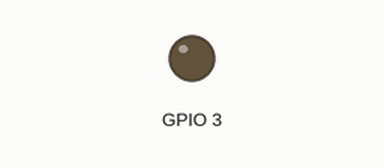
Recording of a sketch running on a simulated ESP32. Shown: output pins drawn as LEDs (lit = HIGH). Storage starts empty; the camera gives no picture; what the sketch prints to the serial monitor is not drawn. At 3.4 s the program puts the board to deep sleep or switches it off; the recording ends there.

Above: at 0.0 s.
Timing chart, 0 to 3.4 s (numbered marks = the images above):
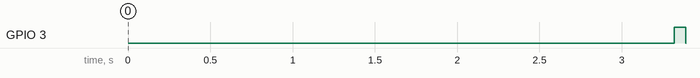

Measured:
- by itself, GPIO 3: LOW → HIGH at 3.3 s, → LOW 0.07 s later

The sketch:

6_9.ino
```cpp
#include "esp_camera.h"
#include "FS.h"
#include "SD.h"
#include "driver/rtc_io.h"
#include "esp_sleep.h"

//#define GC2145  //Please turn on this macro for the GC2145 camera variant.

#define SD_CARD_CS   10

#define PWDN_GPIO_NUM     -1
#define RESET_GPIO_NUM    -1
#define XCLK_GPIO_NUM     5
#define Y9_GPIO_NUM       4
#define Y8_GPIO_NUM       6
#define Y7_GPIO_NUM       7
#define Y6_GPIO_NUM       14
#define Y5_GPIO_NUM       17
#define Y4_GPIO_NUM       21
#define Y3_GPIO_NUM       18
#define Y2_GPIO_NUM       16
#define VSYNC_GPIO_NUM    1
#define HREF_GPIO_NUM     2
#define PCLK_GPIO_NUM     15
#define SIOD_GPIO_NUM  8
#define SIOC_GPIO_NUM  9

#define TIME_TO_SLEEP  25 // Shooting interval time (S)
#define uS_TO_S_FACTOR 1000000ULL
#define SLEEP_DURATION (TIME_TO_SLEEP * uS_TO_S_FACTOR)

RTC_DATA_ATTR int photo_count = 0; // Use RTC memory to save counts (lost in case of power failure)

bool initCamera() {
  camera_config_t config;
  config.ledc_channel = LEDC_CHANNEL_0;
  config.ledc_timer   = LEDC_TIMER_0;
  config.pin_d0       = Y2_GPIO_NUM;
  config.pin_d1       = Y3_GPIO_NUM;
  config.pin_d2       = Y4_GPIO_NUM;
  config.pin_d3       = Y5_GPIO_NUM;
  config.pin_d4       = Y6_GPIO_NUM;
  config.pin_d5       = Y7_GPIO_NUM;
  config.pin_d6       = Y8_GPIO_NUM;
  config.pin_d7       = Y9_GPIO_NUM;
  config.pin_xclk     = XCLK_GPIO_NUM;
  config.pin_pclk     = PCLK_GPIO_NUM;
  config.pin_vsync    = VSYNC_GPIO_NUM;
  config.pin_href     = HREF_GPIO_NUM;
  config.pin_sscb_sda = SIOD_GPIO_NUM;
  config.pin_sscb_scl = SIOC_GPIO_NUM;
  config.pin_pwdn     = PWDN_GPIO_NUM;
  config.pin_reset    = RESET_GPIO_NUM;
  config.xclk_freq_hz = 20000000;
  #ifdef GC2145
    config.pixel_format = PIXFORMAT_RGB565;
  #else
    config.pixel_format = PIXFORMAT_JPEG;  // for streaming
  #endif
  //config.pixel_format = PIXFORMAT_RGB565; // for face detection/recognition
  config.frame_size = FRAMESIZE_UXGA;
  config.fb_location = CAMERA_FB_IN_PSRAM;
  config.jpeg_quality = 10;
  config.fb_count = 2;
  config.grab_mode = CAMERA_GRAB_LATEST;

  esp_err_t err = esp_camera_init(&config);

  sensor_t *s = esp_camera_sensor_get();
  // initial sensors are flipped vertically and colors are a bit saturated
  if (s->id.PID == OV3660_PID) {
    s->set_vflip(s, 1);        // flip it back
    s->set_brightness(s, 1);   // up the brightness just a bit
    s->set_saturation(s, -2);  // lower the saturation
  }

  return err == ESP_OK;
}

bool initSDCard() {
  if (!SD.begin(SD_CARD_CS)) {
    return false;
  }
  uint8_t cardType = SD.cardType();
  return cardType != CARD_NONE;
}

void takePhotoAndSave() {
  camera_fb_t * fb = esp_camera_fb_get();
  if (!fb) {
    Serial.println("Failed to obtain the image.");
    return;
  }

  String path = "/photo_" + String(photo_count) + ".jpg";
  fs::FS &fs = SD;
  File file = fs.open(path.c_str(), FILE_WRITE);
  if (!file) {
    Serial.println("Save failed");
  } else {
    file.write(fb->buf, fb->len);
    Serial.println("Photo saving path: " + path);
  }
  file.close();
  esp_camera_fb_return(fb);

  photo_count++; // The number of the next picture
}

void setup() {
  Serial.begin(115200);
  delay(3000); // Give the serial port some startup time

  if (!initCamera()) {
    Serial.println("The camera initialization failed.");
    return;
  }

  if (!initSDCard()) {
    Serial.println("The initialization of the SD card failed.");
    return;
  }
  pinMode(3,OUTPUT);
  digitalWrite(3,HIGH);
  takePhotoAndSave();
  //delay(500);
  digitalWrite(3,LOW);
  Serial.println("Get ready to enter deep sleep.");
  esp_sleep_enable_timer_wakeup(SLEEP_DURATION);
  esp_deep_sleep_start();
}

void loop() {
  // It won't be executed up to here.
}
```
